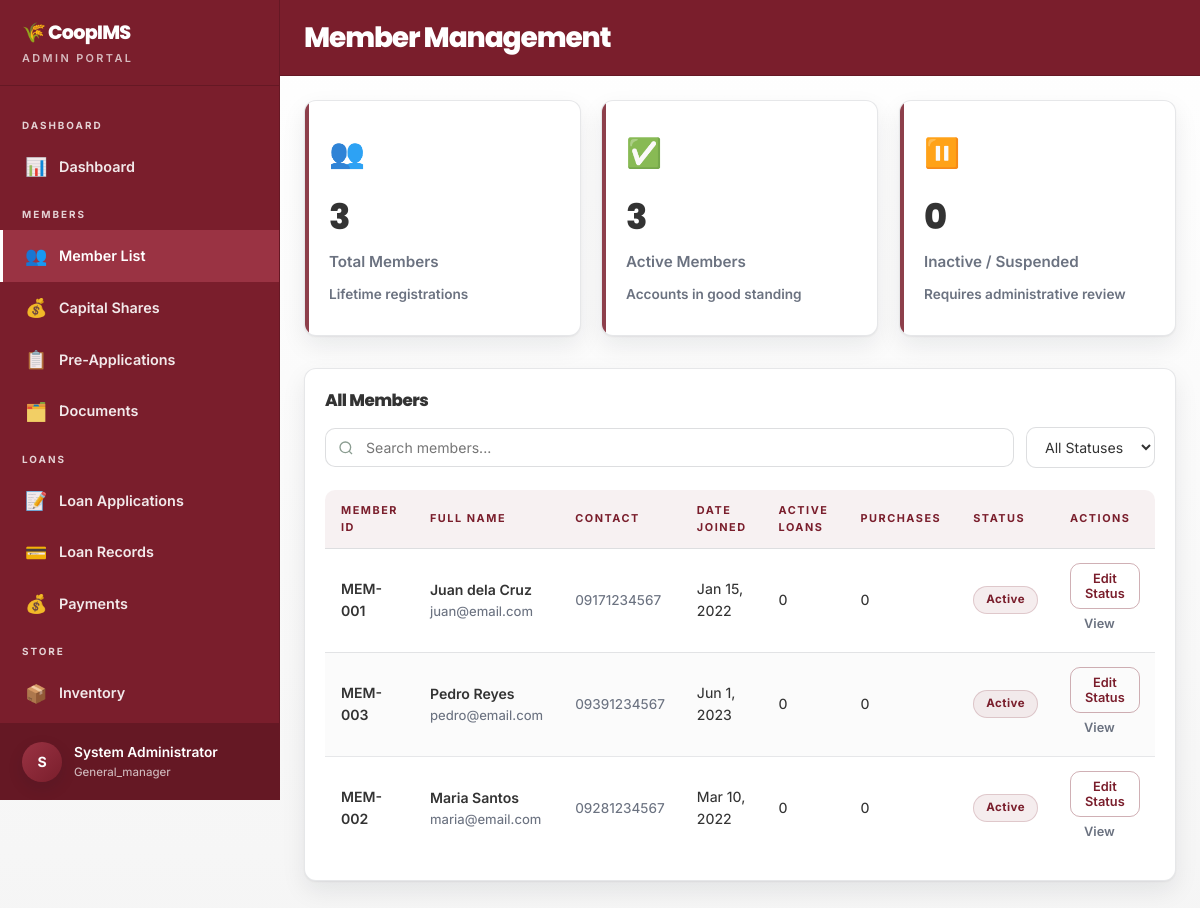
Screenshot of /admin_members.php (signed in) with the database file from the repository.
### tables this page shows
CREATE TABLE IF NOT EXISTS members (
    id              INT AUTO_INCREMENT PRIMARY KEY,
    member_id       VARCHAR(20) NOT NULL UNIQUE,
    first_name      VARCHAR(60) NOT NULL,
    middle_name     VARCHAR(60),
    last_name       VARCHAR(60) NOT NULL,
    email           VARCHAR(120),
    phone           VARCHAR(20),
    street          VARCHAR(150),
    barangay        VARCHAR(100),
    city            VARCHAR(100),
    province        VARCHAR(100),
    date_joined     DATE,
    status          ENUM('active','inactive','suspended') DEFAULT 'active',
    created_at      DATETIME DEFAULT CURRENT_TIMESTAMP
);

### admin_members.php (the view, shortened to what this page needs)
<!DOCTYPE html>
<html lang="en">
<head>
  <link rel="stylesheet" href="css/style.css">
</head>
<body>
<?php
$db = getDB();
$members = $db->query("SELECT m.*, CONCAT_WS(' ', m.first_name, m.middle_name, m.last_name) as full_name,
    (SELECT COUNT(*) FROM loans WHERE member_id=m.id AND status='active') as active_loans,
    (SELECT COUNT(*) FROM sales WHERE member_id=m.id) as purchases
    FROM members m ORDER BY m.last_name, m.first_name");
$totalMembers = $db->query("SELECT COUNT(*) as c FROM members")->fetch_assoc()['c'];
$activeMembers = $db->query("SELECT COUNT(*) as c FROM members WHERE status='active'")->fetch_assoc()['c'];
?>
<?php include 'includes/admin_sidebar.php'; ?>
<div class="main-content">
  <div class="topbar">
    <div class="topbar-title">Member Management</div>
  </div>
  <div class="page-body">
    <div class="stats-grid reveal-on-scroll" style="display: flex; gap: 20px; margin-bottom: 32px; width: 100%;">
      <div class="stat-card green" style="flex: 1;">
        <span class="stat-icon">👥</span>
        <div class="stat-value"><?= number_format($totalMembers) ?></div>
        <div class="stat-label">Total Members</div>
        <div class="stat-change"><span class="text-muted">Lifetime registrations</span></div>
      </div>
      <div class="stat-card blue" style="flex: 1;">
        <span class="stat-icon">✅</span>
        <div class="stat-value"><?= number_format($activeMembers) ?></div>
        <div class="stat-label">Active Members</div>
        <div class="stat-change"><span class="text-muted">Accounts in good standing</span></div>
      </div>
      <div class="stat-card gold" style="flex: 1;">
        <span class="stat-icon">⏸️</span>
        <div class="stat-value"><?= number_format($totalMembers - $activeMembers) ?></div>
        <div class="stat-label">Inactive / Suspended</div>
        <div class="stat-change"><span class="text-muted">Requires administrative review</span></div>
      </div>
    </div>
    <div class="card">
      <div class="card-header"><span class="card-title">All Members</span></div>
      <div class="card-body">
        <div class="search-bar">
          <input type="text" id="memSearch" class="search-input" placeholder="Search members..." oninput="filterTable('memSearch','memTable')">
          <select class="filter-select" onchange="filterByStatus(this.value)">
            <option value="">All Statuses</option>
          </select>
        </div>
        <div class="table-wrap">
          <table id="memTable">
            <thead>
              <tr><th>Member ID</th><th>Full Name</th><th>Contact</th><th>Date Joined</th><th>Active Loans</th><th>Purchases</th><th>Status</th><th>Actions</th></tr>
            </thead>
            <tbody>
              <?php while ($m = $members->fetch_assoc()): ?>
              <tr>
                <td class="fw-600"><?= $m['member_id'] ?></td>
                <td>
                  <div class="fw-600"><?= htmlspecialchars($m['full_name']) ?></div>
                  <div class="text-muted text-sm"><?= htmlspecialchars($m['email'] ?? '') ?></div>
                </td>
                <td class="text-muted"><?= $m['phone'] ?></td>
                <td><?= $m['date_joined'] ? date('M j, Y', strtotime($m['date_joined'])) : '—' ?></td>
                <td><?= $m['active_loans'] > 0 ? '<span class="badge badge-blue">'.$m['active_loans'].'</span>' : '0' ?></td>
                <td><?= $m['purchases'] ?></td>
                <td>
                  <?php $sb=['active'=>'badge-green','inactive'=>'badge-gray','suspended'=>'badge-red']; ?>
                  <span class="badge <?= $sb[$m['status']] ?>"><?= ucfirst($m['status']) ?></span>
                </td>
                <td>
                  <button class="btn btn-sm btn-outline" onclick="changeStatus(<?= $m['id'] ?>,'<?= $m['status'] ?>')">Edit Status</button>
                  <button class="btn btn-sm btn-ghost" onclick="viewMemberDetails(<?= $m['id'] ?>)">View</button>
                </td>
              </tr>
              <?php endwhile; ?>
            </tbody>
          </table>
        </div>
      </div>
    </div>
  </div>
</div>
</body>
</html>

### admin_members.php (style rules this page uses)
.stats-grid .stat-card { padding: 30px 24px; }
.stats-grid .stat-value { font-size: 2.2rem; font-weight: 800; }
.stats-grid .stat-label { font-size: 0.95rem; font-weight: 600; }
.stats-grid .stat-icon { font-size: 1.8rem; }
.stat-change, .stat-change span { font-size: 0.85rem !important; }

### rows the page displays
members: member "MEM-001", full_name "Juan dela Cruz", email "juan@email.com", phone "09171234567", date_joined "Jan 15, 2022", purchases "0", status "Active"
members: member "MEM-003", full_name "Pedro Reyes", email "pedro@email.com", phone "09391234567", date_joined "Jun 1, 2023", purchases "0", status "Active"
members: member "MEM-002", full_name "Maria Santos", email "maria@email.com", phone "09281234567", date_joined "Mar 10, 2022", purchases "0", status "Active"

### other values shown
substr($user['name'], 0, 1) "S"
$user['name'] "System Administrator"
$user['role'] "General_manager"
$totalMembers "3"
$activeMembers "3"
$totalMembers - $activeMembers "0"
